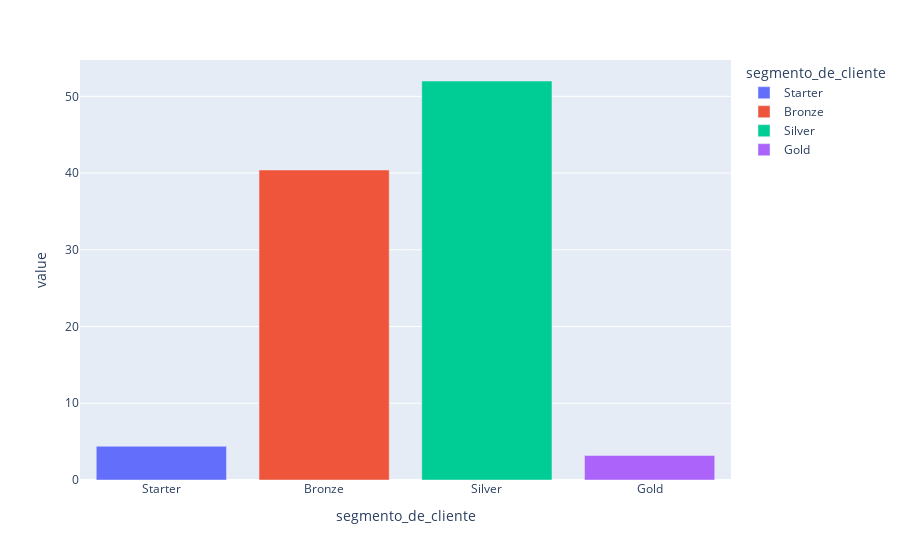

Notebook code for this chart:
### Code cell
# Distribuição da variável Target - Percentual
percentual_target = contagem_target / len(df_segmento) * 100
px.bar(percentual_target, color=percentual_target.index, category_orders={'segmento_de_cliente': lista_segmentos})

### Figure 1 — Plotly figure (JSON) as saved in the notebook; plotly's stock layout.template omitted (floating-point values rounded to 4 significant figures)
{"data": [{"hovertemplate": "segmento_de_cliente=%{x}<br>value=%{y}<extra></extra>", "legendgroup": "Starter", "marker": {"color": "#636efa", "pattern": {"shape": ""}}, "name": "Starter", "orientation": "v", "showlegend": true, "textposition": "auto", "type": "bar", "x": ["Starter"], "xaxis": "x", "y": [4.4], "yaxis": "y"}, {"hovertemplate": "segmento_de_cliente=%{x}<br>value=%{y}<extra></extra>", "legendgroup": "Bronze", "marker": {"color": "#EF553B", "pattern": {"shape": ""}}, "name": "Bronze", "orientation": "v", "showlegend": true, "textposition": "auto", "type": "bar", "x": ["Bronze"], "xaxis": "x", "y": [40.4], "yaxis": "y"}, {"hovertemplate": "segmento_de_cliente=%{x}<br>value=%{y}<extra></extra>", "legendgroup": "Silver", "marker": {"color": "#00cc96", "pattern": {"shape": ""}}, "name": "Silver", "orientation": "v", "showlegend": true, "textposition": "auto", "type": "bar", "x": ["Silver"], "xaxis": "x", "y": [52.0], "yaxis": "y"}, {"hovertemplate": "segmento_de_cliente=%{x}<br>value=%{y}<extra></extra>", "legendgroup": "Gold", "marker": {"color": "#ab63fa", "pattern": {"shape": ""}}, "name": "Gold", "orientation": "v", "showlegend": true, "textposition": "auto", "type": "bar", "x": ["Gold"], "xaxis": "x", "y": [3.2], "yaxis": "y"}], "layout": {"barmode": "relative", "legend": {"title": {"text": "segmento_de_cliente"}, "tracegroupgap": 0}, "margin": {"t": 60}, "xaxis": {"anchor": "y", "categoryarray": ["Starter", "Bronze", "Silver", "Gold"], "categoryorder": "array", "domain": [0, 1], "title": {"text": "segmento_de_cliente"}}, "yaxis": {"anchor": "x", "domain": [0, 1], "title": {"text": "value"}}}}
